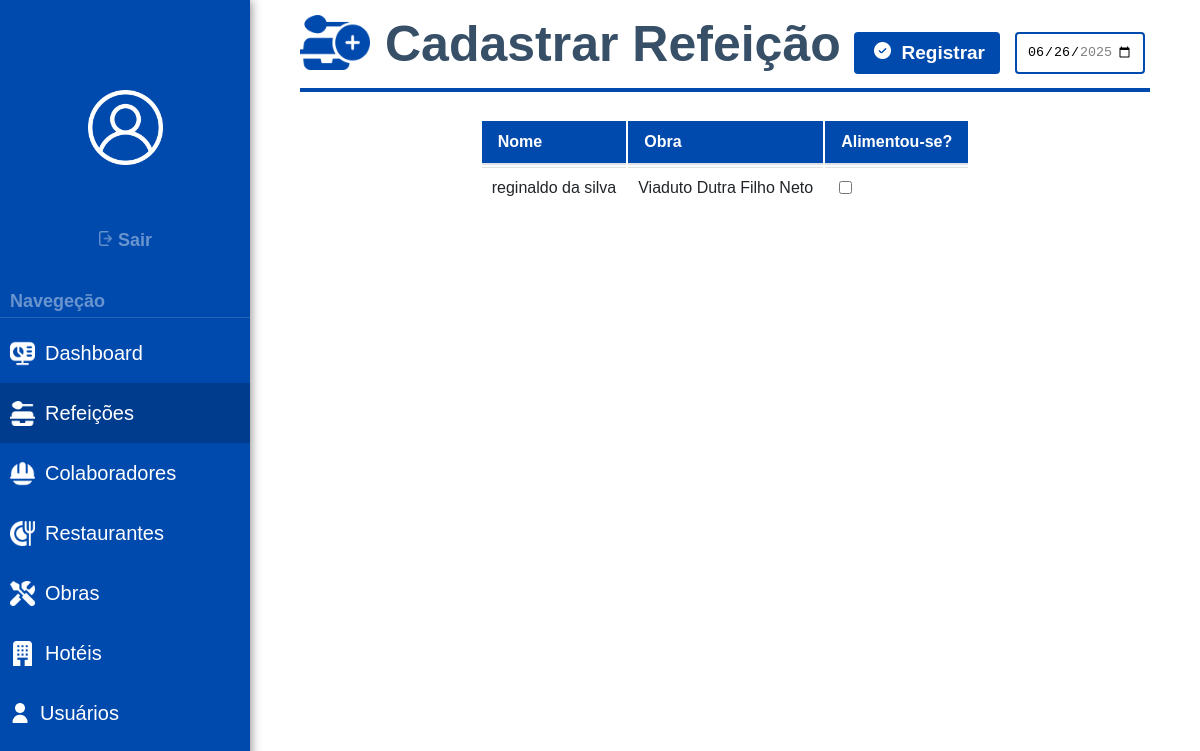
The app's page /listar-pedidos/ (signed in), older data.
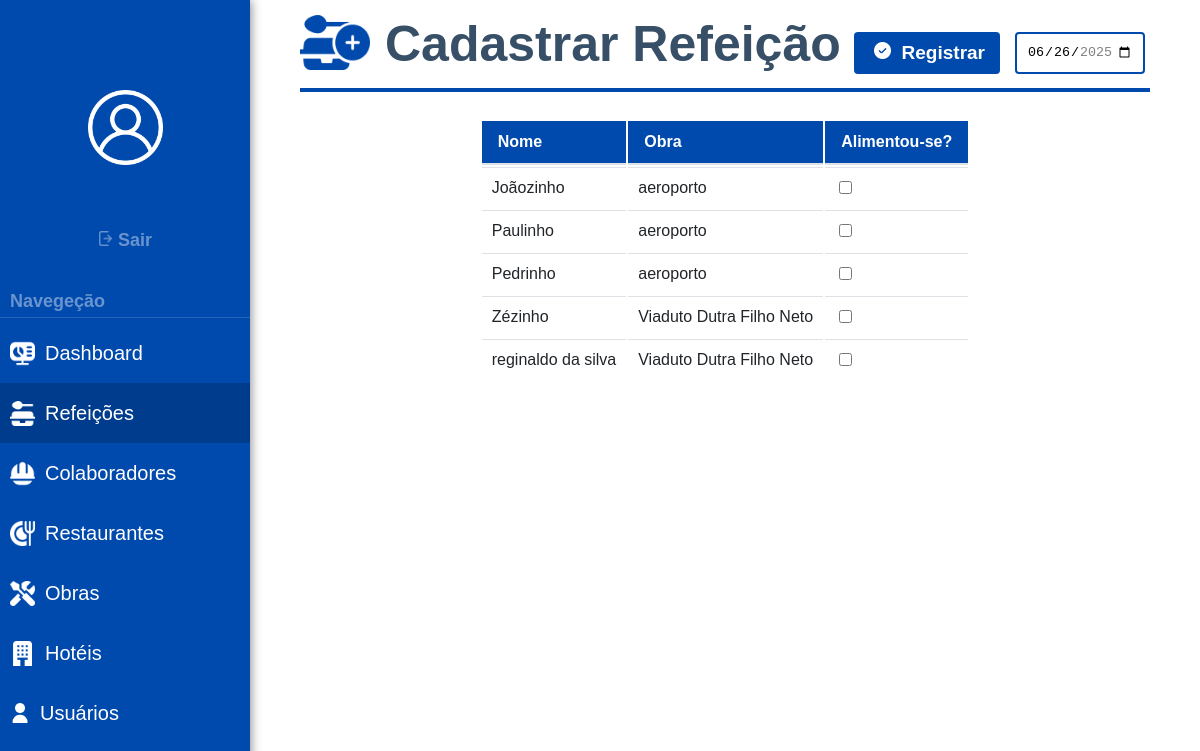
The same page, newer data.
### Sistema/models.py (models this page shows, shortened)
class Colaborador(models.Model):
    nome = models.CharField(
        max_length=100,
        verbose_name="Nome Completo"
    )
    cpf = models.CharField(
        max_length=14,
        unique=True,
        verbose_name="CPF",
        validators=[RegexValidator(
            regex=r'^\d{3}\.\d{3}\.\d{3}-\d{2}$',
            message="CPF deve estar no formato: 999.999.999-99"
        )]
    )
    data_nascimento = models.DateField(
        verbose_name="Data de Nascimento"
    )
    telefone = models.CharField(
        max_length=15,
        verbose_name="Telefone"
    )
    endereco = models.CharField(
        max_length=50,
        verbose_name="Endereço"
    )
    obra = models.ForeignKey(
        Obra,
        on_delete=models.CASCADE,
        verbose_name="Obra Vinculada",
        related_name='colaboradores'
    )
    class Meta:
        verbose_name = "Colaborador"
        verbose_name_plural = "Colaboradores"
        ordering = ['nome']
        indexes = [
            models.Index(fields=['nome']),
            models.Index(fields=['cpf']),
        ]
        permissions = [
            ('view_colaborador_report', 'Pode visualizar relatórios de colaboradores'),
        ]

class Obra(models.Model):
    STATUS_CHOICES = [
        ('PLANEJAMENTO', 'Planejamento'),
        ('ANDAMENTO', 'Em Andamento'),
        ('PARADA', 'Parada'),
        ('CONCLUIDA', 'Concluída'),
        ('CANCELADA', 'Cancelada'),
    ]
    nome = models.CharField(
        max_length=100,
        verbose_name="Nome da Obra"
    )
    empresa = models.CharField(
        max_length=100,
        verbose_name="Empresa Responsável"
    )
    endereco = models.TextField(
        verbose_name="Endereço Completo"
    )
    data_inicio = models.DateField(
        verbose_name="Data de Início"
    )
    data_prevista_termino = models.DateField(
        verbose_name="Previsão de Término",
        blank=True,
        null=True
    )
    data_real_termino = models.DateField(
        verbose_name="Data Real de Término",
        blank=True,
        null=True
    )
    status = models.CharField(
        max_length=12,
        choices=STATUS_CHOICES,
        default='PLANEJAMENTO',
        verbose_name="Status da Obra"
    )
    descricao = models.TextField(
        verbose_name="Descrição",
        blank=True
    )
    encarregado_responsavel = models.ForeignKey(
        User,
        on_delete=models.CASCADE,
        verbose_name="Encarregado Vinculado",
        null=True,
        blank=True,
        related_name='obras'
    )
    restaurante_vinculado = models.ForeignKey(
        'Restaurante',
        on_delete=models.CASCADE,
        verbose_name="Restaurante vinculado",
        null=True,
        blank=True,
    )
    hotel_vinculado = models.ForeignKey(
        'Hotel',
        on_delete=models.CASCADE,
        verbose_name="Hotel vinculado",
        null=True,
        blank=True,
    )
    class Meta:
        verbose_name = "Obra"
        verbose_name_plural = "Obras"
        ordering = ['-data_inicio']
        permissions = [
            ('view_obra_report', 'Pode visualizar relatórios de obra'),
        ]

### Sistema/views.py (the view)
# urls.py: path('listar-pedidos/', views.listar_pedidos, name='listar_pedidos'),
@login_required
@permission_required('Sistema.view_refeicao', raise_exception=True)
def listar_pedidos(request):
    colaboradores = Colaborador.objects.all()
    return render(request, 'listar-pedidos.html', {'colaboradores': colaboradores})

### Sistema/templates/listar-pedidos.html (shortened to what this page needs)
{% load static %}
<!DOCTYPE html>
<html lang="pt-br">
<head>
  <link rel="stylesheet" href="{% static 'css/style.css' %}">
</head>
<body>
  <div class="sidebar">
     <div class="logout-container">
    <img src="{% static 'images/white version/user.png' %}" alt="error" height="75px" width="75px" style="display: flex; margin:auto; margin-bottom: 55px; margin-top: 90px;">
      <form method="POST" action="{% url 'logout' %}">
        <button type="submit" class="sair-btn">
          <img src="{% static 'images/logout.png' %}" alt="error" height="15px" width="15px">
          Sair
        </button>
      </form>
    </div>
    <label>Navegeção</label>
    <hr>
    <a href="{% url 'relatorio' %}">
      <img src="{% static 'images/white version/dash.png' %}" alt="error" height="25px" width="25px" style="margin-right: 10px;margin-left: 10px;">
      Dashboard
    </a>
     <a href="{% url 'listar_registros' %}" class="active">
      <img src="{% static 'images/white version/alim.png' %}" alt="error" height="25px" width="25px" style="margin-right: 10px;margin-left: 10px;">
      Refeições
    </a>
    <a href="{% url 'listar-colaboradores' %}">
      <img src="{% static 'images/white version/func.png' %}" alt="error" height="25px" width="25px" style="margin-right: 10px;margin-left: 10px;">
      Colaboradores
    </a>
    <a href="{% url 'listar-restaurantes' %}">
      <img src="{% static 'images/white version/rest.png' %}" alt="error" height="25px" width="25px" style="margin-right: 10px;margin-left: 10px;">
      Restaurantes
    </a>
    <a href="{% url 'listar-obras' %}">
      <img src="{% static 'images/white version/obra.png' %}" alt="error" height="25px" width="25px" style="margin-right: 10px;margin-left: 10px;">
      Obras
    </a>
    <a href="{% url 'listar-hoteis' %}">
      <img src="{% static 'images/white version/hotel.png' %}" alt="error" height="25px" width="25px" style="margin-right: 10px;margin-left: 10px;">
      Hotéis
    </a>
    <a href="{% url 'cadastrar_usuario' %}">
      <img src="{% static 'images/white version/usuario.png' %}" alt="error" height="20px" width="20px" style="margin-right: 10px;margin-left: 10px;">
      Usuários
    </a>
  </div>
  <div class="corpo">
      <h>
        <img src="{% static 'images/blue version/lunch-plus.png' %}" alt="Logo" height="55px" width="70px"
             style="margin-right: 15px;">
        Cadastrar Refeição</h>
    <div class="right-buttons">
            <button type="button" onclick="confirmarRegistro()">
              <img src="{% static 'images/white version/check.png' %}" alt="error" height="17px" width="17px" style="margin-right: 5px; margin-left: 5px; margin-top: auto; margin-bottom: auto;">
              Registrar</button>
        <input style="width: 130px;margin-right: 5px; margin-left: 15px;margin-top: -10px;margin-bottom: 15px;border-color:#004aad ;" type="date" id="data" name="data" required min="2025-01-01">
    </div>
    <form method="POST" action="{% url 'cadastrar_pedido' %}">
      <div class="table-container">
        <table class="styled-table">
          <thead>
            <tr>
              <th>Nome</th>
              <th>Obra</th>
              <th>Alimentou-se?</th>
            </tr>
          </thead>
          <tbody>
            {% for colaborador in colaboradores %}
            <tr>
              <td>{{ colaborador.nome }}</td>
              <td>{{ colaborador.obra.nome }}</td>
              <td class="text-center">
                <input type="checkbox" name="refeicoes" value="{{ colaborador.id }}">
              </td>
            </tr>
            {% empty %}
            <tr>
              <td colspan="5" class="empty-message">Nenhum colaborador cadastrado</td>
            </tr>
            {% endfor %}
          </tbody>
        </table>
      </div>
    </form>
  </div>
</body>
</html>

Row changes from the older to the newer data that the page shows:
added Colaborador: nome "Joãozinho", obra.nome "aeroporto"
added Colaborador: nome "Paulinho", obra.nome "aeroporto"
added Colaborador: nome "Pedrinho", obra.nome "aeroporto"
added Colaborador: nome "Zézinho", obra.nome "Viaduto Dutra Filho Neto"
